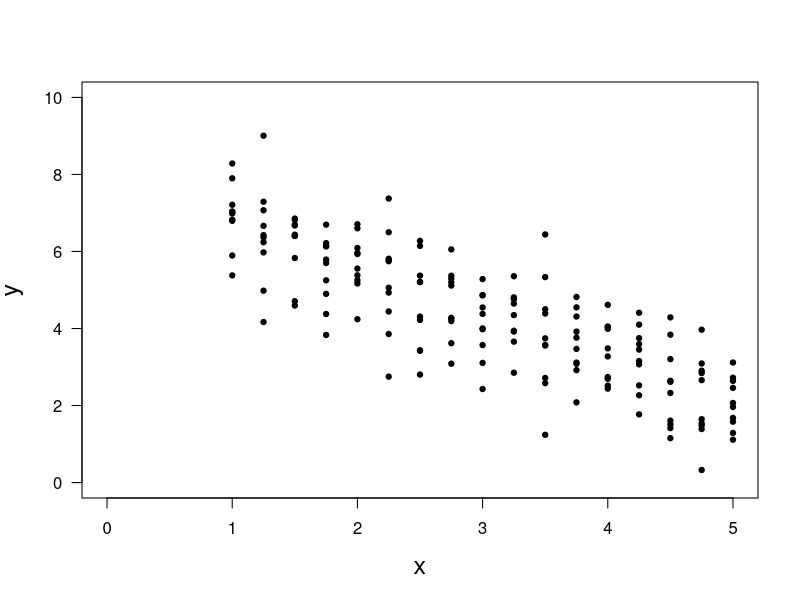

This chart was generated by the following R code:
print('file: D1-LSartificalData.R')
# generate & plot artificial data
beta0 = 8; beta = -1.2 # true intercept & slope
sigma = 1              # true standard deviation of normal noise
# ----------- generate data (begin)
set.seed(1953)                       # set seed for random number generators
x = seq(1,5,0.25); Lx = length(x)    # non-stochastic (uncertainty = 0)
Lr = 10                              # number of data for each x-value ('replicates')
se = sigma/sqrt(Lr); print(c(round(se,4),'standard error'))
y = matrix(data=NA,nrow=Lx,ncol=Lr)  # Lx x Lr = 17 x 10 matrix
for(k in 1:Lx) y[k,] = beta0+beta*x[k]+sigma*rnorm(Lr) # additive normal noise
# ----------- generate data (end)
# png('SLFartificalData220308.png',width=16,height=12,units='cm',res=300)
plot(x,y[,1],type='p',lwd=4,col='black',cex=0.3,ylim=c(0,10),     # plot 1. sample
       xlim=c(0,max(x)),xlab='x',ylab='y',las=1,cex.lab=1.5)
for(k in 2:Lr) points(x,y[,k],lwd=4,col='black',cex=0.3)          # plot replicates
# dev.off()
# [1] "file: R_LSartificalData.R"
# [1] "0.3162"         "standard error"
# png('SLFdata160923.png',width=16,height=12,units='cm',res=300)